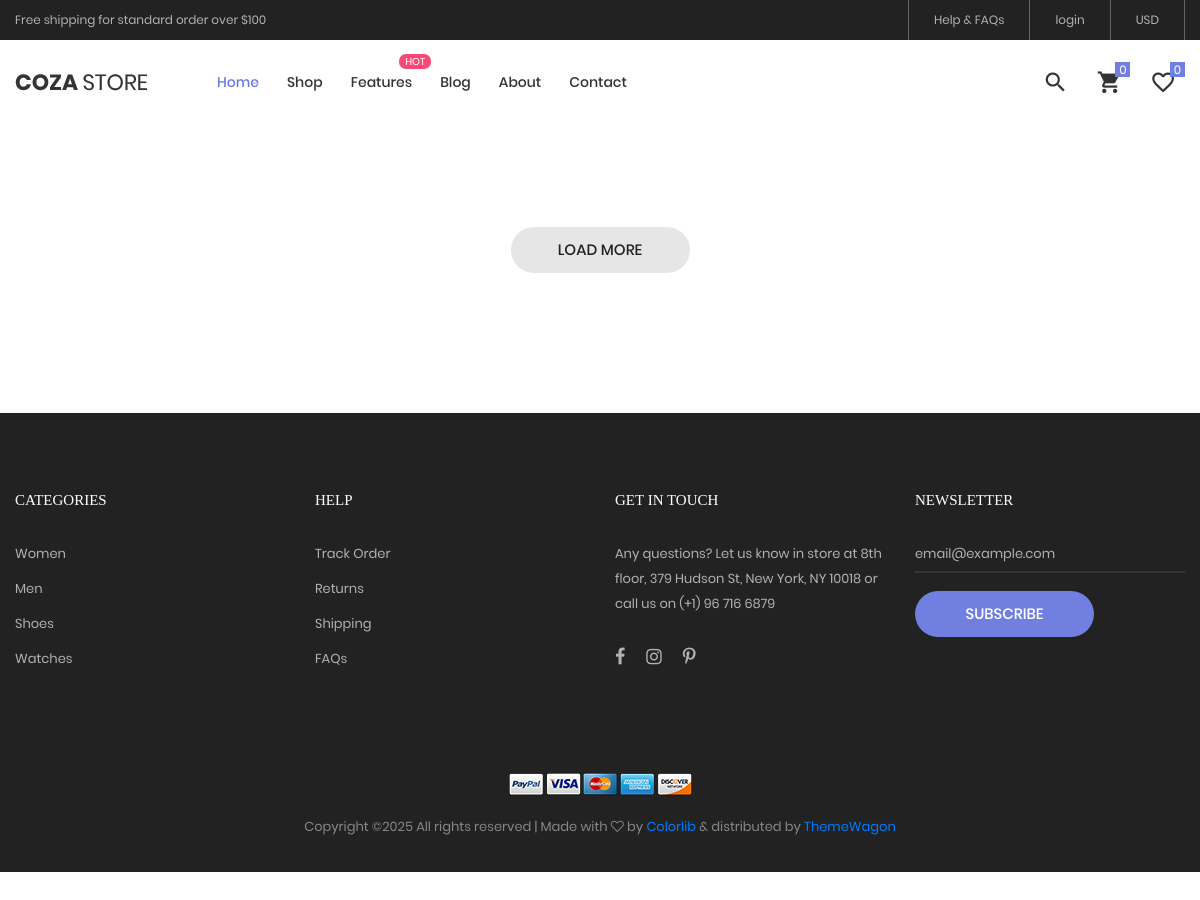
Before: /product.php?cId=2 with the older database file.
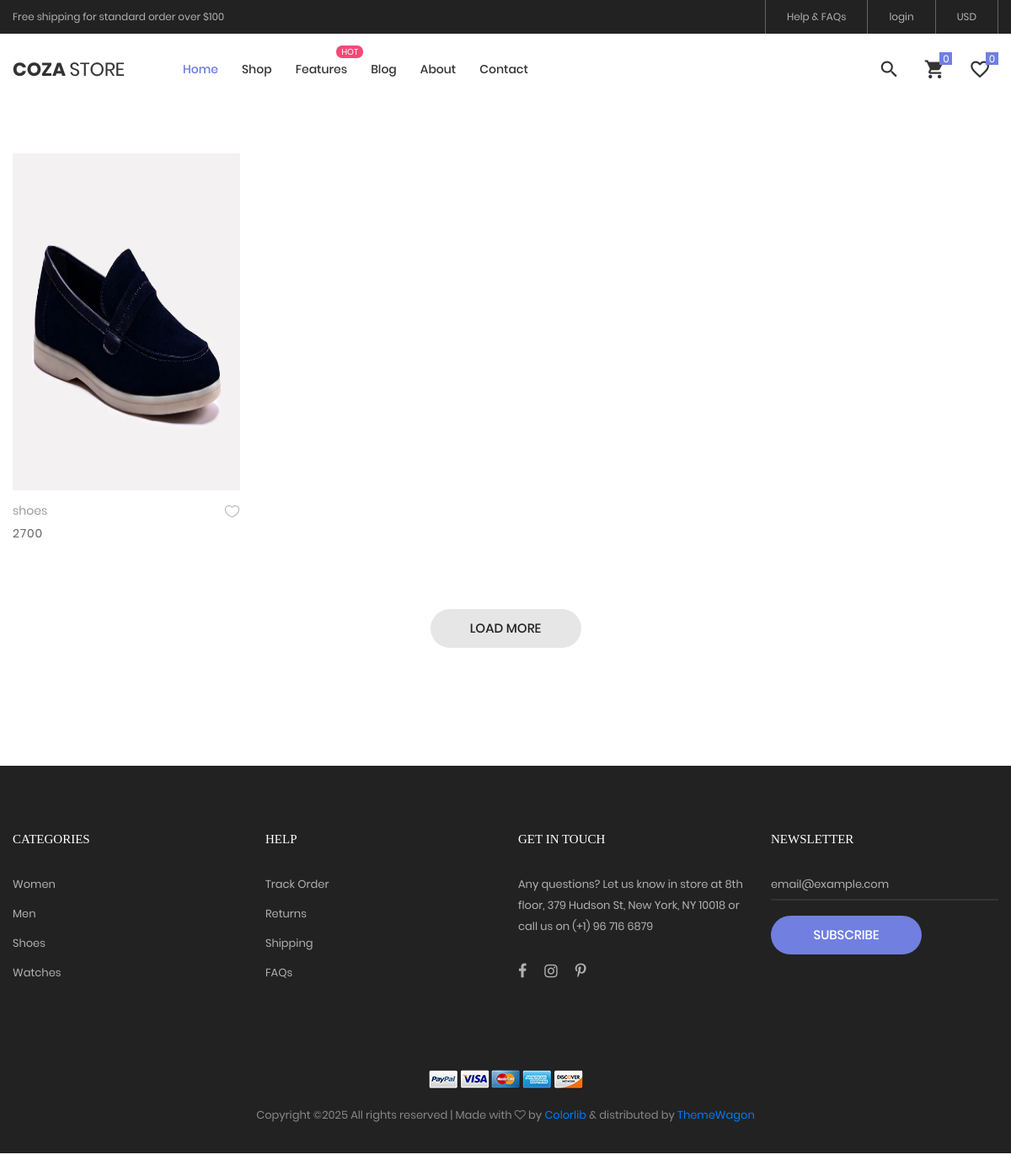
After: the same page with the newer database file.
### tables this page shows
CREATE TABLE `products` (
  `id` int(11) NOT NULL,
  `name` varchar(200) NOT NULL,
  `price` int(11) NOT NULL,
  `description` varchar(200) NOT NULL,
  `qty` int(11) NOT NULL,
  `image` varchar(500) NOT NULL,
  `c_id` int(11) NOT NULL
);

### product.php (the view, shortened to what this page needs)
<?php
include("php/query.php");
include("components/header.php");
?>
	<div class="bg0 m-t-23 p-b-140 mt-5 pt-5">
		<div class="container">
			<div class="flex-w flex-sb-m p-b-52">
			</div>
			<div class="row isotope-grid">
            <?php
            if(isset($_GET['cId'])){
                $categoryId= $_GET['cId'];
                $query = $pdo->prepare("select * from products where c_id = :cId");
                $query->bindParam(':cId', $categoryId);
                $query->execute();
                $products = $query->fetchAll(PDO::FETCH_ASSOC);
                foreach($products as $product){
            ?>
				<div class="col-sm-6 col-md-4 col-lg-3 p-b-35 isotope-item women">
					<div class="block2">
						<div class="block2-pic hov-img0">
							<img height="400px" src="AdminPanel/images/<?php echo $product['image'] ?>" alt="IMG-PRODUCT">
						</div>
						<div class="block2-txt flex-w flex-t p-t-14">
							<div class="block2-txt-child1 flex-col-l ">
								<a href="product-detail.php?pId=<?php echo $product['id']?>" class="stext-104 cl4 hov-cl1 trans-04 js-name-b2 p-b-6">
									<?php echo $product['name'] ?>
								</a>
								<span class="stext-105 cl3">
                                <?php echo $product['price'] ?>
								</span>
							</div>
							<div class="block2-txt-child2 flex-r p-t-3">
								<a href="#" class="btn-addwish-b2 dis-block pos-relative js-addwish-b2">
									<img class="icon-heart1 dis-block trans-04" src="images/icons/icon-heart-01.png" alt="ICON">
								</a>
							</div>
						</div>
					</div>
				</div>
                <?php
                }
            }
                ?>
			</div>
			<div class="flex-c-m flex-w w-full p-t-45">
				<a href="#" class="flex-c-m stext-101 cl5 size-103 bg2 bor1 hov-btn1 p-lr-15 trans-04">
					Load More
				</a>
			</div>
		</div>
	</div>
<?php
include("components/footer.php");
?>

Changed rows visible on the page:
added products: image (picture), name "shoes", price "2700"
